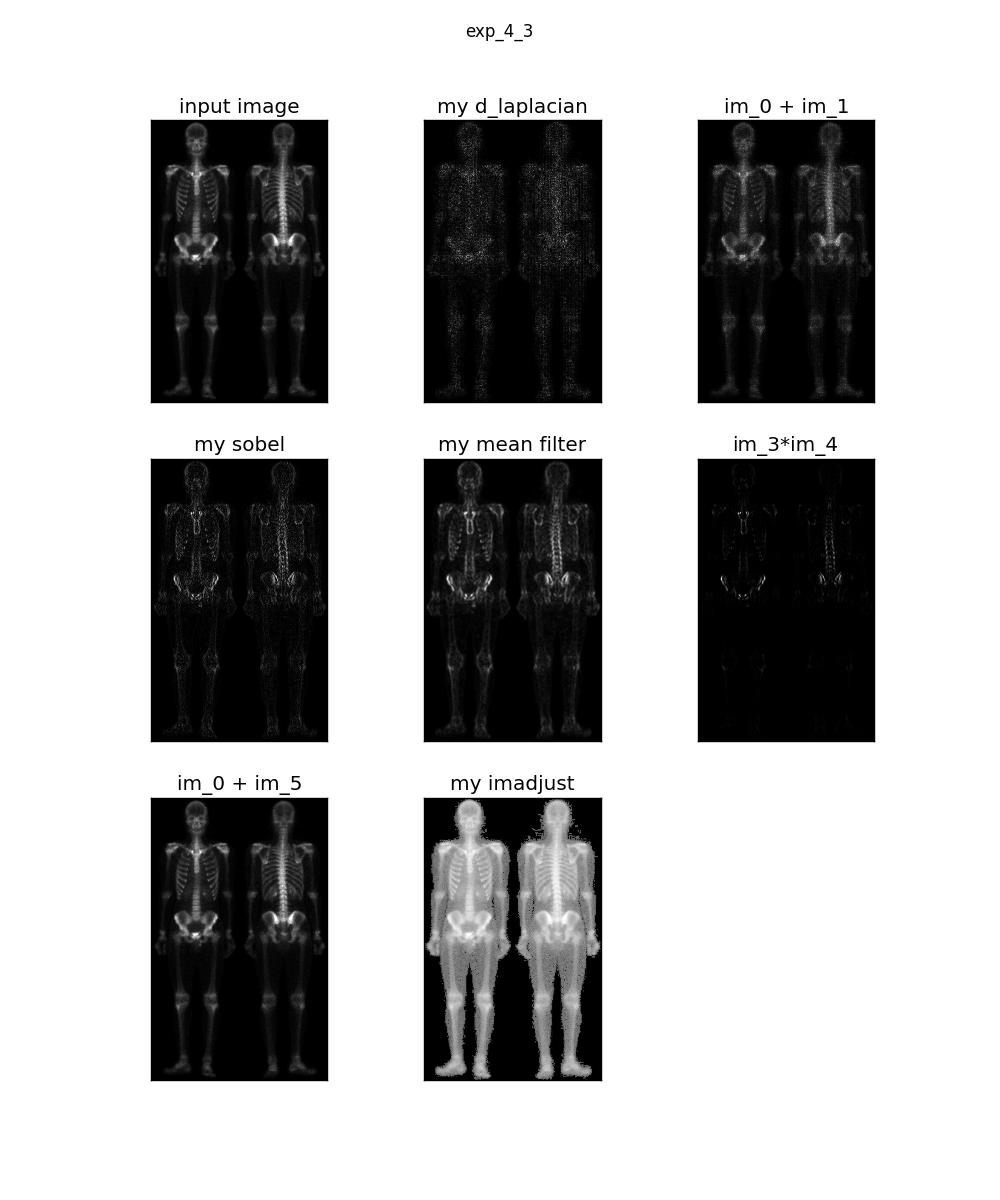

The script that saved this image:
# -*- coding:utf-8 -*-

import matplotlib.pylab as pl
import matplotlib.cm as cm
import numpy as np
import Image
from PyDIP import *

im_0 = np.asarray(Image.open('skeleton.jpg').convert('L'))/float(255)
fig = pl.figure(figsize=(10,12))

# ax_0
ax_0 = fig.add_subplot(331)
ax_0.imshow(im_0,cmap=cm.gray)
ax_0.set_title('input image')
ax_0.set_xticks([])
ax_0.set_yticks([])

# ax_1
im_1 = d_laplacian(im_0)
ax_1 = fig.add_subplot(332)
ax_1.imshow(im_1,cmap=cm.gray)
ax_1.set_title('my d_laplacian')
ax_1.set_xticks([])
ax_1.set_yticks([])

# ax_2
im_2 = im_0 + im_1
ax_2 = fig.add_subplot(333)
ax_2.imshow(im_2,cmap=cm.gray)
ax_2.set_title('im_0 + im_1')
ax_2.set_xticks([])
ax_2.set_yticks([])

# ax_3
im_3 = sobel(im_0)
ax_3 = fig.add_subplot(334)
ax_3.imshow(im_3,cmap=cm.gray)
ax_3.set_title('my sobel')
ax_3.set_xticks([])
ax_3.set_yticks([])

# ax_4
im_4 = meanfilt(im_3,[5,5])
ax_4 = fig.add_subplot(335)
ax_4.imshow(im_4,cmap=cm.gray)
ax_4.set_title('my mean filter')
ax_4.set_xticks([])
ax_4.set_yticks([])

# ax_5
im_5 = im_3*im_4
ax_5 = fig.add_subplot(336)
ax_5.imshow(im_5,cmap=cm.gray)
ax_5.set_title('im_3*im_4')
ax_5.set_xticks([])
ax_5.set_yticks([])

# ax_6
im_6 = im_0 + im_5
ax_6 = fig.add_subplot(337)
ax_6.imshow(im_6,cmap=cm.gray)
ax_6.set_title('im_0 + im_5')
ax_6.set_xticks([])
ax_6.set_yticks([])

# ax_7
im_7 = imadjust(im_6,0.2)
ax_7 = fig.add_subplot(338)
ax_7.imshow(im_7,cmap=cm.gray)
ax_7.set_title('my imadjust')
ax_7.set_xticks([])
ax_7.set_yticks([])

fig.suptitle('exp_4_3')
fig.savefig('exp_4_3.jpg')
fig.savefig('exp_4_3.eps')

